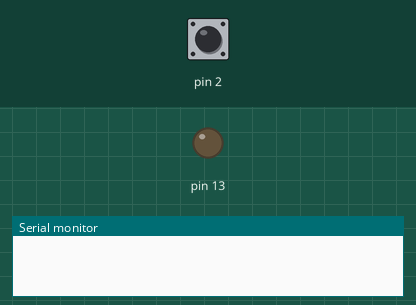
Simulated run of this sketch. Board: Arduino Leonardo, built with avr-gcc and run on an emulated ATmega32U4. Shown: output pins drawn as LEDs (lit = HIGH), the last lines printed to the serial monitor. The inputs (shaded band) are chosen by the test bench; at power-on: pin 2 HIGH. Random numbers use the default seed unless the sketch sets one; USB keyboard and mouse output is not drawn.

Above: at 1.2 s.
1.3 s: pin 2 pulled LOW for 0.15 s
At 1.7 s:
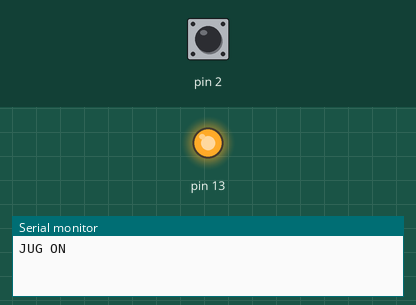
3.3 s: pin 2 pulled LOW for 3.2 s
At 6.9 s:
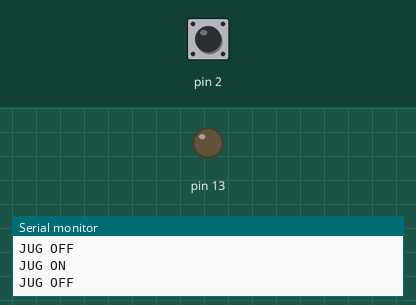
Timing chart, 0 to 8.4 s (numbered marks = the images above; inputs shaded):
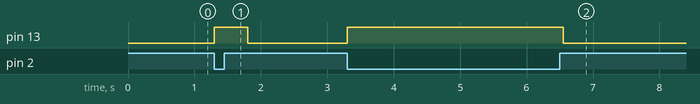

Measured:
- after the input at 1.3 s, pin 13: LOW → HIGH at once, → LOW 0.50 s later
- after the input at 3.3 s, pin 13: LOW → HIGH at once, → LOW 3.2 s later

The sketch:

juggler.ino
```cpp
#include <Mouse.h>

int stato = 0;

void setup() {
  Serial.begin(9600);
  pinMode(13, OUTPUT);
  pinMode(2, INPUT_PULLUP);
  randomSeed(analogRead(A0));
}

void loop() {
  switch (stato) {
    case 0:
      if (!digitalRead(2)) {
        Serial.println("JUG ON");
        digitalWrite(13, HIGH);
        delay(500);
        Mouse.begin();
        stato = 1;
      }
      break;
    case 1:
      if (!digitalRead(2) == LOW) {
        Serial.println("JUG OFF");
        digitalWrite(13, LOW);
        delay(500);
        stato = 0;
      }
      int x = random(-2, 3);
      int y = random(-2, 3);
      Mouse.move(x, y, 0);
      delay(100 + random(0, 100));
      break;
  }

}
```
